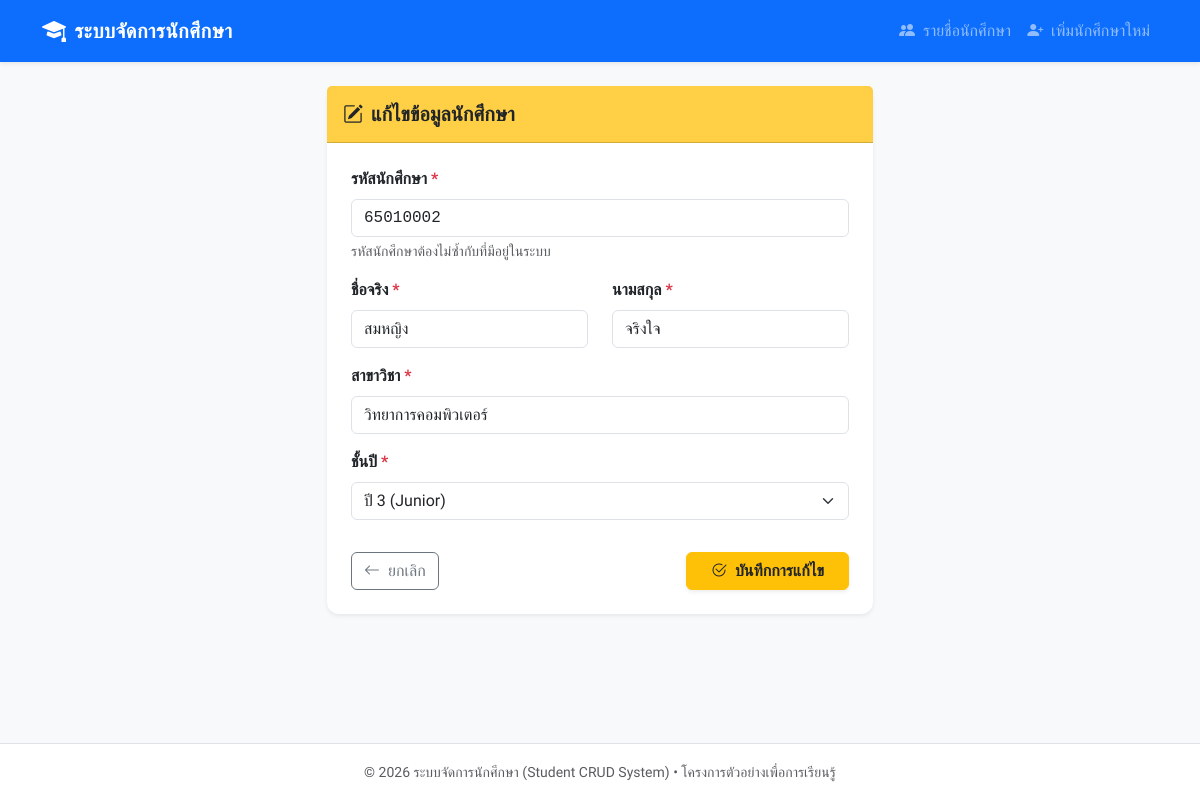
Page /edit.php?id=2 on the committed database.
### tables this page shows
CREATE TABLE `students` (
    `id` INT AUTO_INCREMENT PRIMARY KEY COMMENT 'รหัสลำดับอัตโนมัติ (Primary Key)',
    `student_id` VARCHAR(10) NOT NULL UNIQUE COMMENT 'รหัสนักศึกษา เช่น 65010001 (ห้ามซ้ำ)',
    `first_name` VARCHAR(100) NOT NULL COMMENT 'ชื่อจริง',
    `last_name` VARCHAR(100) NOT NULL COMMENT 'นามสกุล',
    `major` VARCHAR(100) NOT NULL COMMENT 'สาขาวิชา',
    `year` INT NOT NULL COMMENT 'ชั้นปีที่ศึกษา (1-4)',
    `created_at` TIMESTAMP DEFAULT CURRENT_TIMESTAMP COMMENT 'วันเวลาที่เพิ่มข้อมูล'
);

### edit.php (the view, shortened to what this page needs)
<?php
require_once 'config/db.php';
$id = isset($_GET['id']) ? (int)$_GET['id'] : 0;
$sql = "SELECT * FROM students WHERE id = ? LIMIT 1";
$stmt = $pdo->prepare($sql);
$stmt->execute([$id]);
$student = $stmt->fetch();
$student_id = $student['student_id'];
$first_name = $student['first_name'];
$last_name  = $student['last_name'];
$major       = $student['major'];
$year        = (string)$student['year'];
$errors      = [];
require_once 'includes/header.php';
?>
<div class="row justify-content-center">
    <div class="col-md-8 col-lg-6">
        <div class="card shadow-sm">
            <div class="card-header bg-warning bg-opacity-75 py-3">
                <h5 class="card-title mb-0 fw-semibold text-dark">
                    <i class="bi bi-pencil-square me-2"></i>แก้ไขข้อมูลนักศึกษา
                </h5>
            </div>
            <div class="card-body p-4">
                <form action="edit.php?id=<?= $id ?>" method="POST" novalidate>
                    <div class="mb-3">
                        <label for="student_id" class="form-label fw-semibold">
                            รหัสนักศึกษา <span class="text-danger">*</span>
                        </label>
                        <input type="text"
                               name="student_id"
                               id="student_id"
                               class="form-control font-monospace <?= (!empty($errors) && empty($student_id)) ? 'is-invalid' : '' ?>"
                               maxlength="10"
                               value="<?= htmlspecialchars($student_id) ?>"
                               required>
                        <div class="form-text">รหัสนักศึกษาต้องไม่ซ้ำกับที่มีอยู่ในระบบ</div>
                    </div>
                    <div class="row">
                        <div class="col-md-6 mb-3">
                            <label for="first_name" class="form-label fw-semibold">
                                ชื่อจริง <span class="text-danger">*</span>
                            </label>
                            <input type="text"
                                   name="first_name"
                                   id="first_name"
                                   class="form-control"
                                   maxlength="100"
                                   value="<?= htmlspecialchars($first_name) ?>"
                                   required>
                        </div>
                        <div class="col-md-6 mb-3">
                            <label for="last_name" class="form-label fw-semibold">
                                นามสกุล <span class="text-danger">*</span>
                            </label>
                            <input type="text"
                                   name="last_name"
                                   id="last_name"
                                   class="form-control"
                                   maxlength="100"
                                   value="<?= htmlspecialchars($last_name) ?>"
                                   required>
                        </div>
                    </div>
                    <div class="mb-3">
                        <label for="major" class="form-label fw-semibold">
                            สาขาวิชา <span class="text-danger">*</span>
                        </label>
                        <input type="text"
                               name="major"
                               id="major"
                               class="form-control"
                               maxlength="100"
                               value="<?= htmlspecialchars($major) ?>"
                               required>
                    </div>
                    <div class="mb-4">
                        <label for="year" class="form-label fw-semibold">
                            ชั้นปี <span class="text-danger">*</span>
                        </label>
                        <select name="year" id="year" class="form-select" required>
                            <option value="3" <?= $year === '3' ? 'selected' : '' ?>>ปี 3 (Junior)</option>
                        </select>
                    </div>
                    <div class="d-flex justify-content-between align-items-center pt-2">
                        <a href="index.php" class="btn btn-outline-secondary">
                            <i class="bi bi-arrow-left me-1"></i> ยกเลิก
                        </a>
                        <button type="submit" class="btn btn-warning px-4 shadow-sm text-dark fw-semibold">
                            <i class="bi bi-check2-circle me-1"></i> บันทึกการแก้ไข
                        </button>
                    </div>
                </form>
            </div>
        </div>
    </div>
</div>
<?php
require_once 'includes/footer.php';
?>

### includes/header.php (style rules this page uses)
body { font-family: 'Sarabun', sans-serif; background-color: #f8f9fa; min-height: 100vh; display: flex; flex-direction: column; }
.card { border: none; border-radius: 12px; box-shadow: 0 4px 12px rgba(0, 0, 0, 0.05); }

### rows in the picture
students: student_id "65010002", first_name "สมหญิง", last_name "จริงใจ", major "วิทยาการคอมพิวเตอร์", year "ปี 3 (Junior)"
